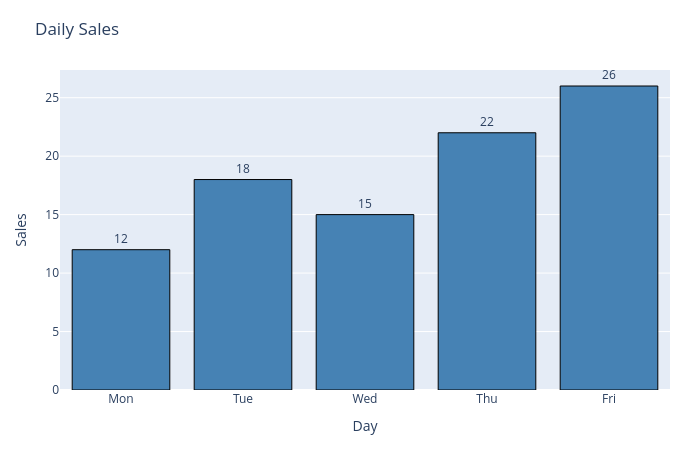

Notebook source saved alongside this figure:
### Markdown cell above
`fig.update_layout()` changes the overall figure layout: title, axis titles, legend, size, margins, theme, background, and more.

### Code cell
df = pd.DataFrame({
    "day": ["Mon", "Tue", "Wed", "Thu", "Fri"],
    "sales": [12, 18, 15, 22, 26]
})

fig = px.bar(df, x="day", y="sales", text="sales")

fig.update_traces(
    marker_color="steelblue",
    marker_line_color="black",
    marker_line_width=1,
    textposition="outside"
)

fig.update_layout(
    title="Daily Sales",
    xaxis_title="Day",
    yaxis_title="Sales",
    width=700,
    height=450,
    margin=dict(l=60, r=30, t=70, b=60)
)

fig.show()

### Figure 1 — Plotly figure (JSON) as saved in the notebook; plotly's stock layout.template omitted (floating-point values rounded to 4 significant figures)
{"data": [{"hovertemplate": "day=%{x}<br>sales=%{text}<extra></extra>", "legendgroup": "", "marker": {"color": "steelblue", "line": {"color": "black", "width": 1}, "pattern": {"shape": ""}}, "name": "", "orientation": "v", "showlegend": false, "text": [12.0, 18.0, 15.0, 22.0, 26.0], "textposition": "outside", "type": "bar", "x": ["Mon", "Tue", "Wed", "Thu", "Fri"], "xaxis": "x", "y": [12, 18, 15, 22, 26], "yaxis": "y"}], "layout": {"barmode": "relative", "height": 450, "legend": {"tracegroupgap": 0}, "margin": {"b": 60, "l": 60, "r": 30, "t": 70}, "title": {"text": "Daily Sales"}, "width": 700, "xaxis": {"anchor": "y", "domain": [0, 1], "title": {"text": "Day"}}, "yaxis": {"anchor": "x", "domain": [0, 1], "title": {"text": "Sales"}}}}
